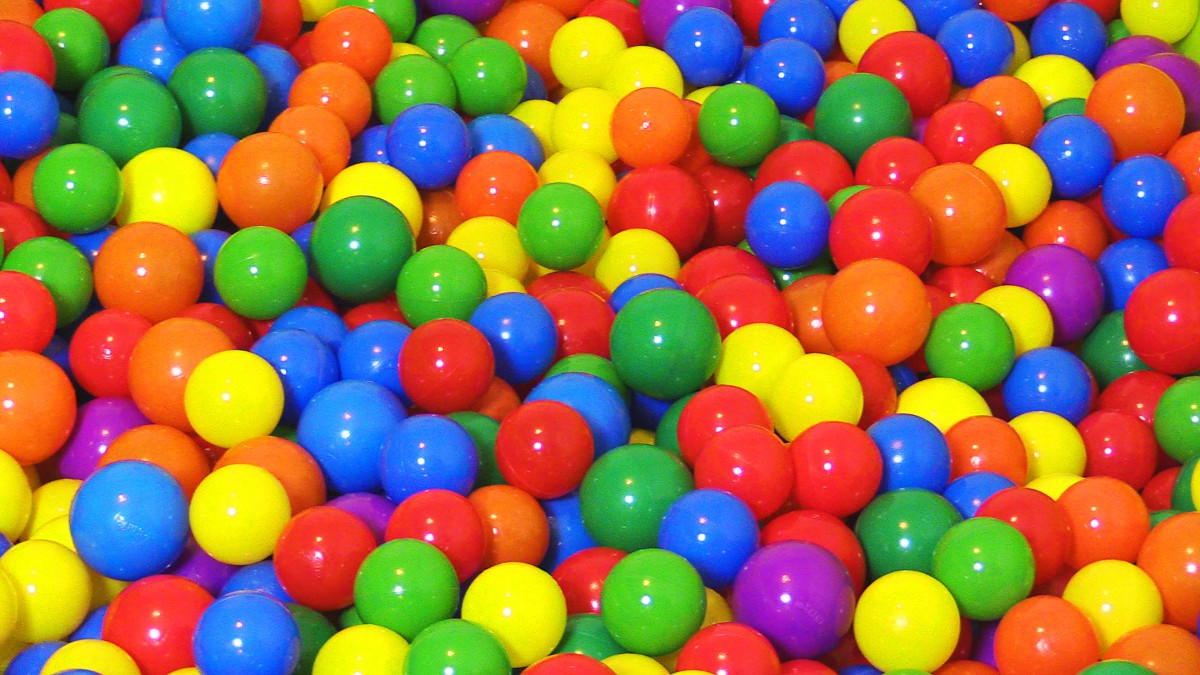
#> input picture vision processing/images/color_ball.jpg, 1200 x 675 px, given in place of the camera
$ python with_display.py
#> lines starting #> are read from the running program, lines starting #| are printed output that depends on the picture; after the words box and inside, x2 and y2 are one past the last pixel; in counts of white or black regions, pixels touching at a corner belong together
from __future__ import print_function
from threading import Thread
import numpy as np
import datetime
import imutils
import cv2
#from time import sleep
import serial

class FPS:
	def __init__(self):

		self._start = None
		self._end = None
		self.numFrames = 0

	def start(self):

		self._start = datetime.datetime.now()
		return self

	def stop(self):

		self._end = datetime.datetime.now()

	def update(self):

		self.numFrames += 1

	def elapsed(self):

		return (self._end - self._start).total_seconds()

	def fps(self):

		return self.numFrames / self.elapsed()

class WebcamVideoStream:
	def __init__(self, src=1):

		self.stream = cv2.VideoCapture(src)
		(self.grabbed, self.frame) = self.stream.read()

		self.stopped = False

	def start(self):
		Thread(target=self.update, args=()).start()
		return self

	def update(self):
		while True:
			if self.stopped:
				return

			(self.grabbed, self.frame) = self.stream.read()

	def read(self):
		return self.frame

	def stop(self):
		self.stopped = True

def imageProcess(frame, colorLower, colorUpper):

	#blurred = cv2.GaussianBlur(frame, (11, 11), 0)
	hsv = cv2.cvtColor(frame, cv2.COLOR_BGR2HSV)

	mask = cv2.inRange(hsv, colorLower, colorUpper)
	mask = cv2.erode(mask, None, iterations=2)
	mask = cv2.dilate(mask, None, iterations=2)
	return mask

input_file = open("images/black.txt")
#> (reads vision processing/images/black.txt from the repository)
set_on = set()

for line in input_file:

    coordinate = line.strip().split(",")
    for i in range(2):
        coordinate[i] = int(coordinate[i])
    point = (coordinate[0], coordinate[1])
    set_on.add(point)

#print(len(set_on))


#HSV

#PURPLE
color1Lower = (120, 50, 50)
color1Upper = (160, 255, 255)

#RED
color2Lower = (0, 50, 100)
color2Upper = (10, 255, 255)

#white
color3Lower = (0, 0, 200)
color3Upper = (0, 0, 255)

"""

color2Lower = (10, 240, 240)
color2Upper = (11, 255, 255)


#BGR

color1Lower = (100, 30, 20)
color1Upper = (120, 50, 50)

color2Lower = (10, 240, 240)
color2Upper = (11, 255, 255)

"""
counter = 0
(dX, dY) = (0, 0)
direction = ""
cp = None
state = '0'.encode()

#ser = serial.Serial('/dev/ttyACM0', 57600)


print("[INFO] sampling THREADED frames from webcam...")
vs = WebcamVideoStream(src=1).start()
#> in __init__, self.frame is the input picture: shape (675, 1200, 3); mean B, G, R 71.1, 114.8, 153.5
fps = FPS().start()
bg = cv2.imread("images/bg.png")
#cv2.imshow("Frame", bg)

while True:

	frame = vs.read()

	frame = imutils.resize(frame, width=600)
	mask1 = imageProcess(frame, color1Lower, color1Upper)
#> in imageProcess, `hsv = cv2.cvtColor(frame, cv2.COLOR_BGR2HSV)`: hsv: shape (337, 600, 3); mean H, S, V 56.1, 212.8, 206
#> in imageProcess, `mask = cv2.inRange(hsv, colorLower, colorUpper)`:
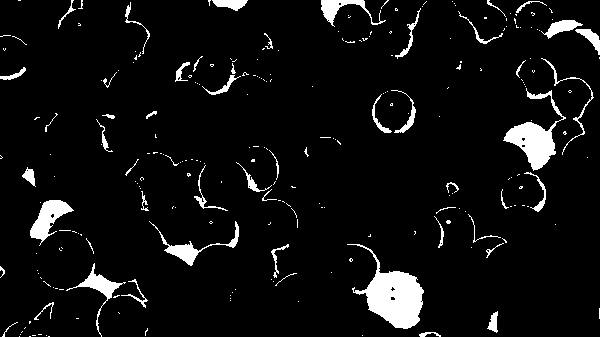
#> mask: shape (337, 600); 5.9% white; 250 white regions (196 under 20 px), largest, box (x1, y1, x2, y2) and area: (347, 244, 424, 329) 2655, (503, 88, 566, 171) 1640, (30, 200, 74, 246) 851
#> in imageProcess, `mask = cv2.erode(mask, None, iterations=2)`:
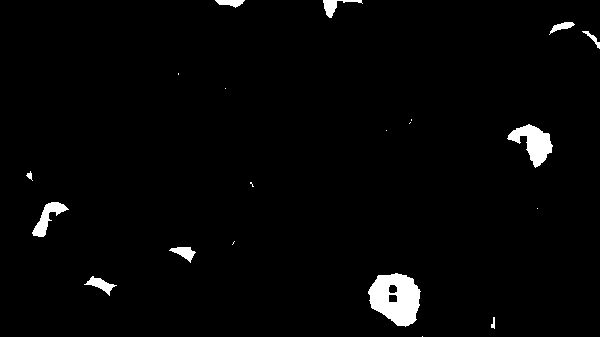
#> mask: shape (337, 600); 2.2% white; 20 white regions (9 under 20 px), largest, box (x1, y1, x2, y2) and area: (368, 273, 421, 327) 1940, (507, 124, 553, 168) 961, (32, 202, 69, 237) 474
#> in imageProcess, `mask = cv2.dilate(mask, None, iterations=2)`:
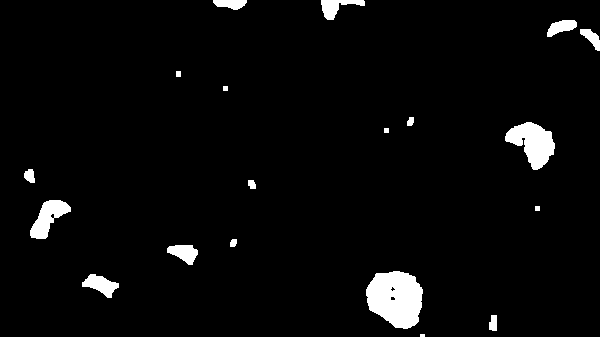
#> mask: shape (337, 600); 3.6% white; 19 white regions (1 under 20 px), largest, box (x1, y1, x2, y2) and area: (366, 271, 423, 329) 2488, (505, 122, 555, 170) 1381, (30, 200, 71, 239) 806
	mask2 = imageProcess(frame, color2Lower, color2Upper)
#> call 2 of imageProcess, with colorLower = (0, 50, 100), colorUpper = (10, 255, 255)
#> in imageProcess (call 2), `mask = cv2.inRange(hsv, colorLower, colorUpper)`:
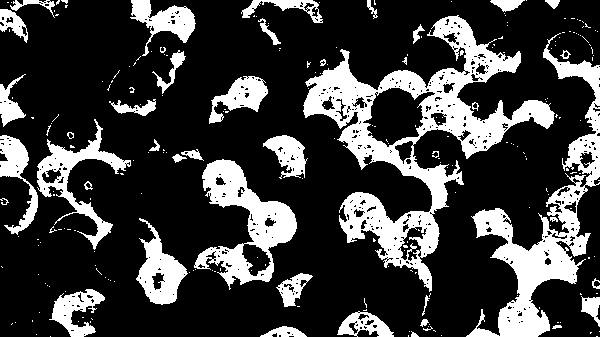
#> mask: shape (337, 600); 24.1% white; 244 white regions (201 under 20 px), largest, box (x1, y1, x2, y2) and area: (303, 15, 555, 292) 16777, (466, 33, 600, 337) 9315, (194, 159, 297, 290) 5074
#> in imageProcess (call 2), `mask = cv2.erode(mask, None, iterations=2)`:
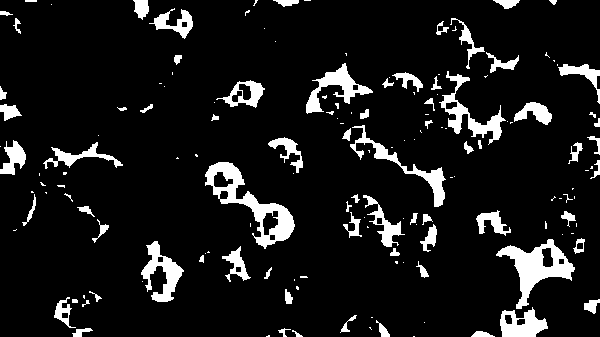
#> mask: shape (337, 600); 9.7% white; 155 white regions (80 under 20 px), largest, box (x1, y1, x2, y2) and area: (205, 162, 295, 249) 2152, (496, 239, 575, 309) 1952, (439, 71, 506, 145) 1187
#> in imageProcess (call 2), `mask = cv2.dilate(mask, None, iterations=2)`:
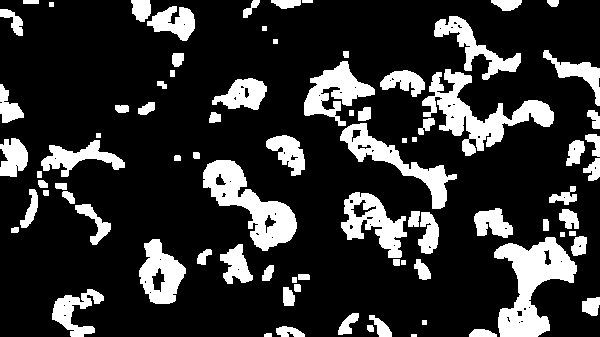
#> mask: shape (337, 600); 19.4% white; 83 white regions (1 under 20 px)
	display_mask = imageProcess(frame, color3Lower, color3Upper)
#> in imageProcess (call 3), `mask = cv2.inRange(hsv, colorLower, colorUpper)`: mask: shape (337, 600); every value is 0

	cnts = cv2.findContours(mask1.copy(), cv2.RETR_EXTERNAL, cv2.CHAIN_APPROX_SIMPLE)[-2]
#> cnts = 19 contours, 4 with area under 20; largest, box (x1, y1, x2, y2) and area: (366, 271, 423, 329) 2420, (505, 122, 555, 170) 1300, (30, 200, 71, 239) 756, (82, 274, 119, 298) 422, (167, 245, 198, 265) 356
	center = None

	if len(cnts) > 0:

		c = max(cnts, key=cv2.contourArea)
#> c = contour of 85 points, box (x1, y1, x2, y2) (366, 271, 423, 329), area 2420
		((x, y), radius) = cv2.minEnclosingCircle(c)
#> x = 395; y = 299; radius = 32.2
		M = cv2.moments(c)
#> M = moments, m00 2420, centre m10/m00, m01/m00 = (395.3, 298)
		center = (int(M["m10"] / M["m00"]), int(M["m01"] / M["m00"]))
#> center = (395, 297)


		if radius > 2:

			#cv2.circle(frame, (int(x), int(y)), int(radius), (0, 255, 255), 1)
			#cv2.imshow("Frame", frame)

			if center in set_on:
				state = "1".encode()
				#ser.write(state)
				#cv2.circle(bg, center, 3, (255, 0, 255), -1)
			else:
				state = "0".encode()
				#ser.write(state)

	else:
		state = "0".encode()
		#ser.write(state)

	cnts = cv2.findContours(mask2.copy(), cv2.RETR_EXTERNAL, cv2.CHAIN_APPROX_SIMPLE)[-2]
#> cnts = 83 contours, 11 with area under 20; largest, box (x1, y1, x2, y2) and area: (494, 237, 577, 337) 3954, (203, 160, 297, 251) 3404, (422, 69, 554, 156) 3398, (340, 123, 457, 209) 2246, (341, 192, 407, 258) 2059
	center = None

	if len(cnts) > 0:

		c = max(cnts, key=cv2.contourArea)
#> c = contour of 164 points, box (x1, y1, x2, y2) (494, 237, 577, 337), area 3954
		((x, y), radius) = cv2.minEnclosingCircle(c)
#> x = 527; y = 286.5; radius = 56.38
		M = cv2.moments(c)
#> M = moments, m00 3954, centre m10/m00, m01/m00 = (531.9, 284)
		center = (int(M["m10"] / M["m00"]), int(M["m01"] / M["m00"]))
#> center = (531, 284)

		if radius > 2:

			#cv2.circle(frame, (int(x), int(y)), int(radius), (0, 255, 255), 1)
			#cv2.imshow("Frame", frame)

			if center in set_on:
				state = "3".encode()
				#ser.write(state)
				#cv2.circle(bg, center, 3, (0, 0, 255), -1)
			else:
				state = "2".encode()
				#ser.write(state)

	else:
		state = "2".encode()
		#ser.write(state)

	cnts = cv2.findContours(mask2.copy(), cv2.RETR_EXTERNAL, cv2.CHAIN_APPROX_SIMPLE)[-2]
	center = None

	if len(cnts) > 0:
		for c in cnts:
		#c = max(cnts, key=cv2.contourArea)
			((x, y), radius) = cv2.minEnclosingCircle(c)
			M = cv2.moments(c)
			center = (int(M["m10"] / M["m00"]), int(M["m01"] / M["m00"]))

			if radius > 2:

				cv2.circle(bg, center, 3, (0, 0, 255), -1)
#> this loop made 83 passes
#> (x, y, radius, center) on passes 2, 3, 4, 5, 7, 8, 9, 10, 11, 12, 14, 15: (267.5, 334.5, 3.81, (267, 334)), (482.5, 335, 13.54, (481, 333)), (290, 332, 14.56, (288, 331)), (370, 328, 4.24, (370, 327)), (380, 325.5, 15.21, (380, 327)), (348, 323.5, 14.5, (347, 323)), (591.3, 305, 11.08, (590, 305)), (78.14, 308.9, 28.02, (74, 311)), (288, 296, 10.3, (287, 296)), (297, 287.5, 4.61, (297, 287)), (303.5, 276.5, 6.04, (303, 276)), (267.5, 272.5, 9.3, (267, 272))
#> (x, y, radius) on passes 44, 61, 62, 63, 64, 65: (196, 155, 4.24), (8.48, 102.6, 20.45), (161.5, 84.5, 5.7), (239, 95, 28.46), (402, 85.5, 22.28), (172, 73, 3.61)


	key = cv2.waitKey(1) & 0xFF
#> (key q is pressed here)
	#cv2.imshow("purpe", mask1)
	#cv2.imshow("red", mask2)
	cv2.imshow("Both", bg)
	if key == ord("q"):
		break

	if key == ord("c"):
		bg = cv2.imread("images/bg.png")
	fps.update()

	#if fps.numFrames > 10000:
	#	break


fps.stop()
print("[INFO] elasped time: {:.2f}".format(fps.elapsed()))
print("[INFO] approx. FPS: {:.2f}".format(fps.fps()))

cv2.destroyAllWindows()
vs.stop()
